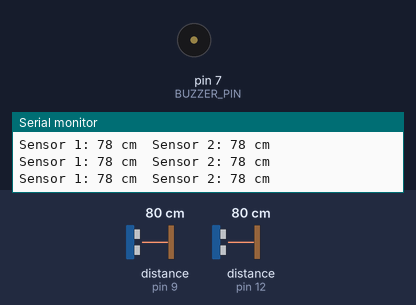
The sketch below on a simulated Arduino Uno, built with avr-gcc and run on an emulated ATmega328P. Shown: buzzer (waves = sounding, pin HIGH), the last lines printed to the serial monitor. Wiring (inferred from the names in the program): 2 × ultrasonic range finder: trigger pin 10, echo pin 9 / trigger pin 13, echo pin 12. The inputs (shaded band) are chosen by the test bench; at power-on: distance to the obstacle (sensors on pin 12, pin 9) 80 cm. The echo pulse lasts 58.3 µs per cm; pins used as bus, display or sensor lines are not drawn.

Above: at 1.2 s.
1.3 s: distance to the obstacle (sensor on pin 12) set to 57 cm
2.8 s: distance to the obstacle (sensor on pin 12) set to 48 cm
At 3.15 s:
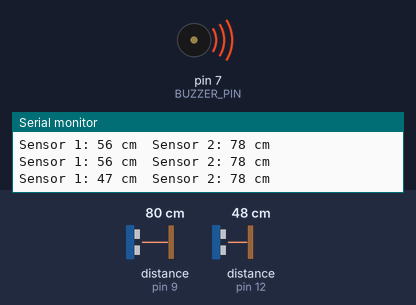
5.8 s: distance to the obstacle (sensor on pin 9) set to 18 cm
At 6.19 s:
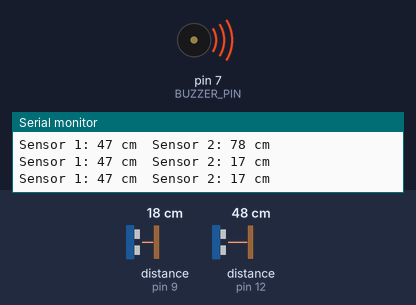
8.8 s: distance to the obstacle (sensor on pin 9) set to 13 cm
11.8 s: distance to the obstacle (sensor on pin 9) set to 10 cm
At 13.1 s:
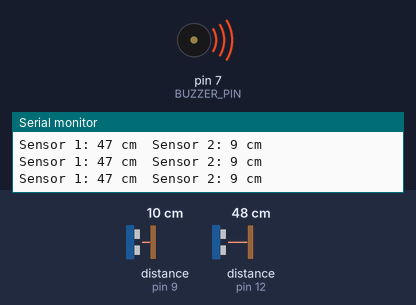
14.8 s: distance to the obstacle (sensor on pin 9) set to 35 cm
At 15.73 s:
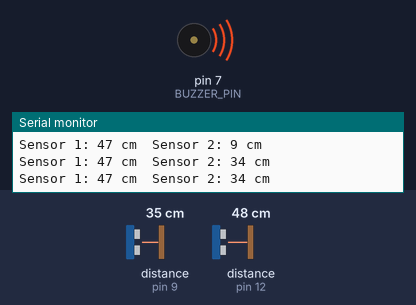
Timing chart, 0 to 18.8 s (numbered marks = the images above; inputs shaded):
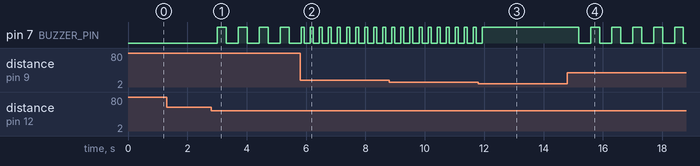

Measured:
- the behaviour switches between 52 and 51 cm on distance to the obstacle (sensor on pin 12) (found by bisection; images 0 and 1)
- the behaviour switches between 12 and 11 cm on distance to the obstacle (sensor on pin 9) (found by bisection; images 2 and 3)
- after the input at 2.8 s, pin 7 (BUZZER_PIN): alternates HIGH for 0.30 s and LOW for 0.41 s, starting after 0.20 s
- after the input at 5.8 s, pin 7 (BUZZER_PIN): alternates HIGH for 0.10 s and LOW for 0.21 s, starting after 0.14 s
- after the input at 11.8 s, pin 7 (BUZZER_PIN): goes on until 11.9 s, then stays HIGH
- after the input at 14.8 s, pin 7 (BUZZER_PIN): alternates HIGH for 0.30 s and LOW for 0.41 s, starting after 0.38 s

The sketch:

sketch_jul23a.ino
```cpp
// Pin definitions
#define TRIG_PIN_1 13
#define ECHO_PIN_1 12
#define TRIG_PIN_2 10
#define ECHO_PIN_2 9
#define BUZZER_PIN 7

void setup() {
  Serial.begin(9600);

  pinMode(TRIG_PIN_1, OUTPUT);
  pinMode(ECHO_PIN_1, INPUT);
  pinMode(TRIG_PIN_2, OUTPUT);
  pinMode(ECHO_PIN_2, INPUT);
  pinMode(BUZZER_PIN, OUTPUT);
}

long getDistance(int trigPin, int echoPin) {
  digitalWrite(trigPin, LOW);
  delayMicroseconds(2);
  digitalWrite(trigPin, HIGH);
  delayMicroseconds(10);
  digitalWrite(trigPin, LOW);
  long duration = pulseIn(echoPin, HIGH, 30000); // Timeout 30ms
  if (duration == 0) return -1;
  return duration * 0.034 / 2;
}

void beepBuzzer(int pattern) {
  if (pattern == 0) {
    digitalWrite(BUZZER_PIN, LOW);  // Off
  } else if (pattern == 1) {
    digitalWrite(BUZZER_PIN, HIGH);
    delay(300);
    digitalWrite(BUZZER_PIN, LOW);
    delay(300);
  } else if (pattern == 2) {
    digitalWrite(BUZZER_PIN, HIGH);
    delay(100);
    digitalWrite(BUZZER_PIN, LOW);
    delay(100);
  } else if (pattern == 3) {
    digitalWrite(BUZZER_PIN, HIGH); // Continuous
  }
}

void loop() {
  long distance1 = getDistance(TRIG_PIN_1, ECHO_PIN_1);
  delay(50);
  long distance2 = getDistance(TRIG_PIN_2, ECHO_PIN_2);

  Serial.print("Sensor 1: ");
  Serial.print((distance1 == -1) ? "Out of range" : String(distance1) + " cm");
  Serial.print("\tSensor 2: ");
  Serial.println((distance2 == -1) ? "Out of range" : String(distance2) + " cm");

  long nearest = -1;
  if (distance1 != -1 && distance2 != -1) {
    nearest = min(distance1, distance2);
  } else if (distance1 != -1) {
    nearest = distance1;
  } else if (distance2 != -1) {
    nearest = distance2;
  }

  if (nearest == -1 || nearest > 50) {
    beepBuzzer(0);  // Off
    delay(100);
  } else if (nearest > 20) {
    beepBuzzer(1);  // Slow beep
  } else if (nearest > 10) {
    beepBuzzer(2);  // Fast beep
  } else {
    beepBuzzer(3);  // Continuous
  }

  delay(50);
}
```
